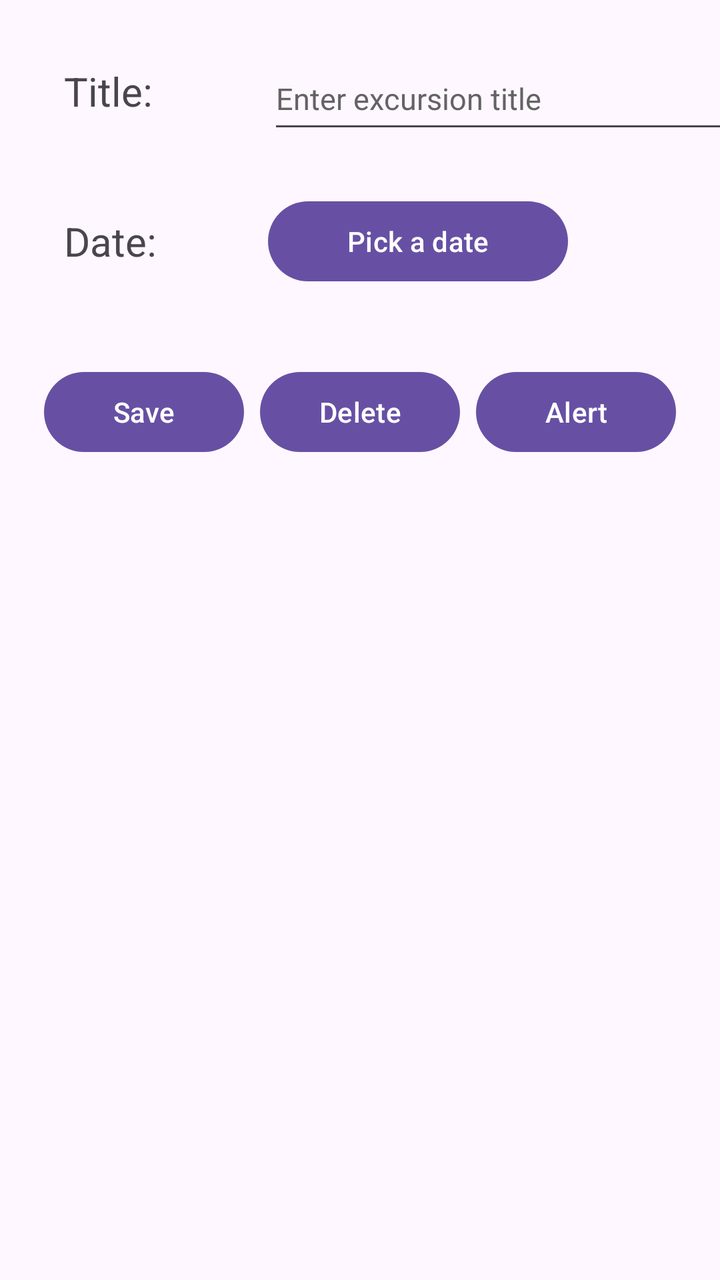
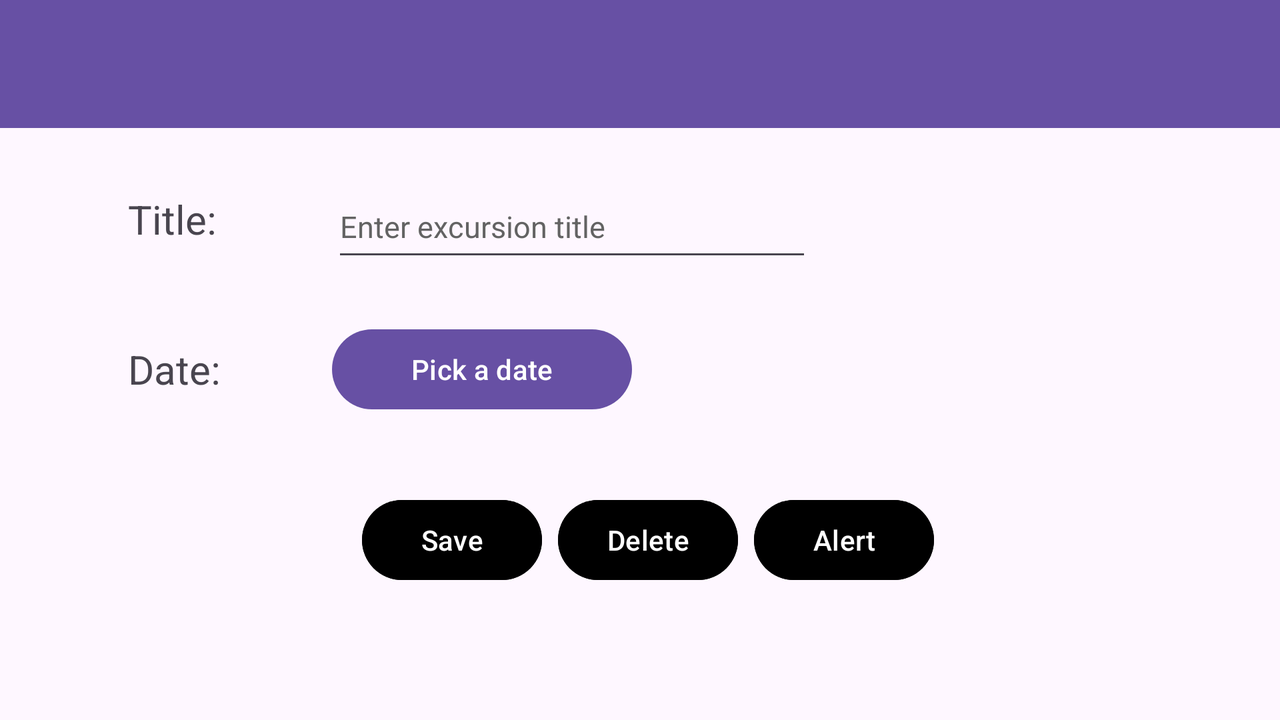

The same Android screen from two of the app's own layout files: first res/layout/ as a phone draws it, then the repository's variant for another configuration, drawn on a device whose configuration selects that folder. Both files follow.
<!-- AndroidManifest.xml: application theme Theme.Getaways -->
<!-- res/layout/activity_excursion_details.xml -->
<?xml version="1.0" encoding="utf-8"?>
<androidx.constraintlayout.widget.ConstraintLayout xmlns:android="http://schemas.android.com/apk/res/android"
        xmlns:tools="http://schemas.android.com/tools"
        xmlns:app="http://schemas.android.com/apk/res-auto"
        android:id="@+id/main"
        android:layout_width="match_parent"
        android:layout_height="match_parent"
        tools:context=".UI.ExcursionDetails">

    <TextView
            android:text="@string/title"
            android:layout_width="70dp"
            android:layout_height="wrap_content"
            android:id="@+id/tv_excursion_title"
            android:textSize="20sp"
            app:layout_constraintTop_toTopOf="parent"
            app:layout_constraintStart_toStartOf="parent"
            android:layout_marginStart="32dp"
            android:layout_marginTop="32dp" />

    <EditText
            android:layout_width="240dp"
            android:layout_height="48dp"
            android:autofillHints=""
            android:inputType="text"
            android:hint="@string/enter_excursion_title"
            android:textSize="15sp"
            android:ems="10"
            android:id="@+id/etv_enter_excursion_title"
            app:layout_constraintStart_toEndOf="@+id/tv_excursion_title"
            app:layout_constraintTop_toTopOf="@+id/tv_excursion_title"
            android:layout_marginStart="32dp"
            app:layout_constraintBottom_toBottomOf="@+id/tv_excursion_title"
            android:layout_marginTop="4dp"
            android:textColorHint="@color/hint_grey" />

    <TextView
            android:text="@string/date"
            android:layout_width="70dp"
            android:layout_height="wrap_content"
            android:id="@+id/tv_excursion_date"
            android:textSize="20sp"
            app:layout_constraintStart_toStartOf="@+id/tv_excursion_title"
            app:layout_constraintTop_toBottomOf="@+id/tv_excursion_title"
            android:layout_marginTop="48dp" />

    <Button
            android:text="@string/pick_a_date"
            android:layout_width="150dp"
            android:layout_height="wrap_content"
            android:id="@+id/btn_excursion_date_picker"
            app:layout_constraintStart_toEndOf="@+id/tv_excursion_date"
            app:layout_constraintBottom_toBottomOf="@+id/tv_excursion_date"
            app:layout_constraintTop_toTopOf="@+id/tv_excursion_date"
            android:layout_marginStart="32dp" />

    <Button
            android:text="@string/save"
            android:layout_width="100dp"
            android:layout_height="wrap_content"
            android:id="@+id/btn_save_excursion"
            app:layout_constraintTop_toBottomOf="@+id/tv_excursion_date"
            android:layout_marginTop="48dp"
            app:layout_constraintEnd_toStartOf="@+id/btn_delete_excursion"
            android:layout_marginEnd="8dp" />

    <Button
            android:text="@string/delete"
            android:layout_width="100dp"
            android:layout_height="wrap_content"
            android:id="@+id/btn_delete_excursion"
            app:layout_constraintTop_toTopOf="@+id/btn_save_excursion"
            app:layout_constraintEnd_toEndOf="parent"
            app:layout_constraintStart_toStartOf="parent" />

    <Button
            android:text="@string/alert"
            android:layout_width="100dp"
            android:layout_height="wrap_content"
            android:id="@+id/btn_alert_excursion"
            app:layout_constraintStart_toEndOf="@+id/btn_delete_excursion"
            app:layout_constraintTop_toTopOf="@+id/btn_delete_excursion"
            android:layout_marginStart="8dp" />


</androidx.constraintlayout.widget.ConstraintLayout>
<!-- resources referenced by this layout -->
<resources>
  <color name="hint_grey">#636363</color>
  <string name="alert">Alert</string>
  <string name="date">Date:</string>
  <string name="delete">Delete</string>
  <string name="enter_excursion_title">Enter excursion title</string>
  <string name="pick_a_date">Pick a date</string>
  <string name="save">Save</string>
  <string name="title">Title:</string>
  <style name="Theme.Getaways" parent="Base.Theme.Getaways" />
  <style name="Base.Theme.Getaways" parent="Theme.Material3.DayNight.NoActionBar">
          
          
      </style>
</resources>
<!-- res/layout-land/activity_excursion_details.xml (the repository's variant of the layout above) -->
<!-- drawn on the phone turned sideways -->
<?xml version="1.0" encoding="utf-8"?>
<androidx.constraintlayout.widget.ConstraintLayout xmlns:android="http://schemas.android.com/apk/res/android"
        xmlns:tools="http://schemas.android.com/tools"
        xmlns:app="http://schemas.android.com/apk/res-auto"
        android:id="@+id/main"
        android:layout_width="match_parent"
        android:layout_height="match_parent"
        tools:context=".UI.ExcursionDetails">

    <androidx.appcompat.widget.Toolbar
            android:id="@+id/custom_toolbar"
            app:titleTextAppearance="@style/toolbar_title"
            android:layout_width="match_parent"
            android:layout_height="?attr/actionBarSize"
            android:background="?attr/colorPrimary"
            app:popupTheme="@style/ThemeOverlay.AppCompat.Light"
            app:layout_constraintTop_toTopOf="parent"
            app:layout_constraintEnd_toEndOf="parent"
            app:layout_constraintStart_toStartOf="parent" />

    <TextView
            android:text="@string/title"
            android:layout_width="70dp"
            android:layout_height="wrap_content"
            android:id="@+id/tv_excursion_title"
            android:textSize="20sp"
            app:layout_constraintTop_toBottomOf="@id/custom_toolbar"
            app:layout_constraintStart_toStartOf="parent"
            android:layout_marginStart="64dp"
            android:layout_marginTop="32dp" />

    <EditText
            android:layout_width="240dp"
            android:layout_height="48dp"
            android:autofillHints=""
            android:inputType="text"
            android:hint="@string/enter_excursion_title"
            android:textSize="15sp"
            android:ems="10"
            android:id="@+id/etv_enter_excursion_title"
            app:layout_constraintStart_toEndOf="@+id/tv_excursion_title"
            app:layout_constraintTop_toTopOf="@+id/tv_excursion_title"
            android:layout_marginStart="32dp"
            app:layout_constraintBottom_toBottomOf="@+id/tv_excursion_title"
            android:layout_marginTop="4dp"
            android:textColorHint="@color/hint_grey" />

    <TextView
            android:text="@string/date"
            android:layout_width="70dp"
            android:layout_height="wrap_content"
            android:id="@+id/tv_excursion_date"
            android:textSize="20sp"
            app:layout_constraintStart_toStartOf="@+id/tv_excursion_title"
            app:layout_constraintTop_toBottomOf="@+id/tv_excursion_title"
            android:layout_marginTop="48dp" />

    <Button
            android:text="@string/pick_a_date"
            android:layout_width="150dp"
            android:layout_height="wrap_content"
            android:id="@+id/btn_excursion_date_picker"
            app:layout_constraintStart_toEndOf="@+id/tv_excursion_date"
            app:layout_constraintBottom_toBottomOf="@+id/tv_excursion_date"
            app:layout_constraintTop_toTopOf="@+id/tv_excursion_date"
            android:layout_marginStart="32dp" />

    <LinearLayout
            android:id="@+id/button_container_excursion"
            style="?android:attr/buttonBarStyle"
            android:layout_width="0dp"
            android:layout_height="wrap_content"
            android:orientation="horizontal"
            android:gravity="center"
            android:layout_marginTop="48dp"
            app:layout_constraintStart_toStartOf="parent"
            app:layout_constraintEnd_toEndOf="parent"
            app:layout_constraintTop_toBottomOf="@id/tv_excursion_date"
            android:layout_marginEnd="64dp"
            android:layout_marginStart="64dp"
            app:layout_constraintHorizontal_bias="0.0">

        <Button
                android:id="@+id/btn_save_excursion"
                style="?android:attr/buttonBarButtonStyle"
                android:layout_width="90dp"
                android:layout_height="wrap_content"
                android:text="@string/save"
                android:textColor="@color/white"
                android:backgroundTint="@color/color_primary" />

        <Button
                android:id="@+id/btn_delete_excursion"
                style="?android:attr/buttonBarButtonStyle"
                android:layout_width="90dp"
                android:layout_height="wrap_content"
                android:text="@string/delete"
                android:textColor="@color/white"
                android:backgroundTint="@color/color_primary" />

        <Button
                android:id="@+id/btn_alert_excursion"
                style="?android:attr/buttonBarButtonStyle"
                android:layout_width="90dp"
                android:layout_height="wrap_content"
                android:text="@string/alert"
                android:textColor="@color/white"
                android:backgroundTint="@color/color_primary" />

    </LinearLayout>


</androidx.constraintlayout.widget.ConstraintLayout>
<!-- resources referenced by the variant -->
<!-- as the phone turned sideways resolves them -->
<resources>
  <color name="hint_grey">#636363</color>
  <color name="white">#FFFFFFFF</color>
  <string name="alert">Alert</string>
  <string name="date">Date:</string>
  <string name="delete">Delete</string>
  <string name="enter_excursion_title">Enter excursion title</string>
  <string name="pick_a_date">Pick a date</string>
  <string name="save">Save</string>
  <string name="title">Title:</string>
  <style name="Theme.Getaways" parent="Base.Theme.Getaways" />
  <style name="Base.Theme.Getaways" parent="Theme.Material3.DayNight.NoActionBar">
          
          
      </style>
</resources>
